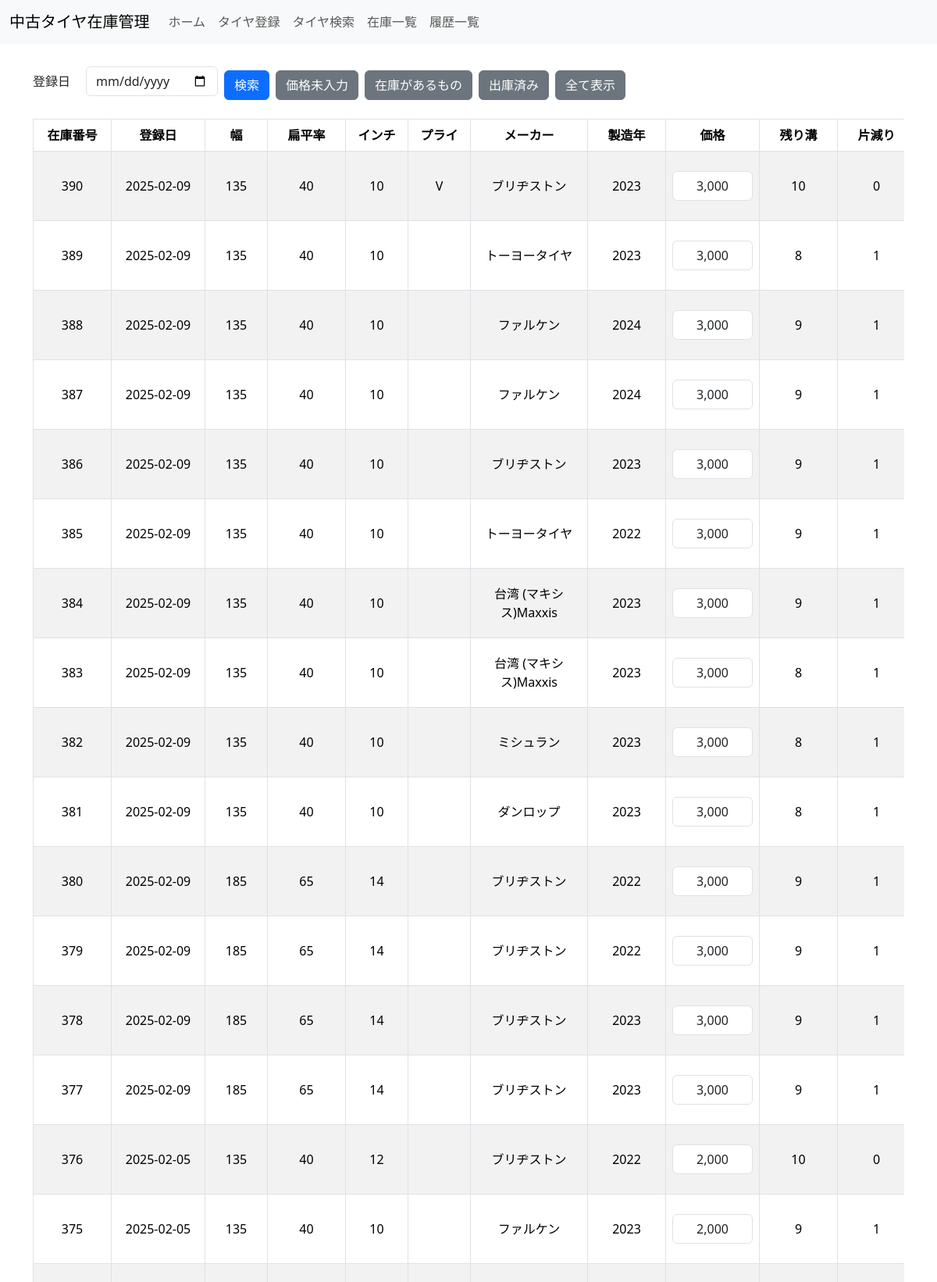
Page /inventory_list (upper part) on the committed database.
### models.py (models this page shows)
class InputPage(db.Model):
    __tablename__ = 'input_page'  # テーブル名を明示的に指定
    id = db.Column(db.Integer, primary_key=True)
    registration_date = db.Column(db.DateTime, nullable=False, default=lambda: datetime.now(JST).replace(microsecond=0))
    width = db.Column(db.Integer, db.ForeignKey('width.id'), nullable=False)
    aspect_ratio = db.Column(db.Integer, db.ForeignKey('aspect_ratio.id'), nullable=False)
    inch = db.Column(db.Integer, db.ForeignKey('inch.id'), nullable=False)
    other_details = db.Column(db.String)
    manufacturing_year = db.Column(db.Integer)
    manufacturer = db.Column(db.Integer, db.ForeignKey('manufacturer.id'), nullable=False)
    tread_depth = db.Column(db.Integer)
    uneven_wear = db.Column(db.Integer)
    ply_rating = db.Column(db.Integer, db.ForeignKey('ply_rating.id'), nullable=False)
    price = db.Column(db.Float, nullable=True)  # nullable=Trueに変更
    is_dispatched = db.Column(db.Boolean, default=False, nullable=False)
    width_ref = db.relationship('Width', backref='input_pages', lazy=True)
    aspect_ratio_ref = db.relationship('AspectRatio', backref='input_pages', lazy=True)
    inch_ref = db.relationship('Inch', backref='input_pages', lazy=True)
    manufacturer_ref = db.relationship('Manufacturer', backref='input_pages', lazy=True)
    ply_rating_ref = db.relationship('PlyRating', backref='input_pages', lazy=True)  # 新たに追加

class Width(db.Model):
    id = db.Column(db.Integer, primary_key=True)
    value = db.Column(db.Integer, nullable=False)

class AspectRatio(db.Model):
    id = db.Column(db.Integer, primary_key=True)
    value = db.Column(db.Integer, nullable=False)

class Inch(db.Model):
    id = db.Column(db.Integer, primary_key=True)
    value = db.Column(db.Integer, nullable=False)

class PlyRating(db.Model):
    __tablename__ = 'ply_rating'  # テーブル名を明示的に指定
    id = db.Column(db.Integer, primary_key=True)
    value = db.Column(db.String, nullable=False)
    is_custom = db.Column(db.Integer, nullable=False)
    added_date = db.Column(db.Date, nullable=False)

class Manufacturer(db.Model):
    id = db.Column(db.Integer, primary_key=True)
    name = db.Column(db.String, nullable=False)

### app.py (the view, shortened to what this page needs)
@app.route('/inventory_list', methods=['GET', 'POST'])
def inventory_list():
    form = SearchForm()
    edit_forms = {}
    query = InputPage.query.order_by(InputPage.id.desc())
    query = query.filter(InputPage.is_dispatched == False)
    tires = query.all()
    for tire in tires:
        if not isinstance(tire.registration_date, datetime):
            try:
                tire.registration_date = datetime.strptime(tire.registration_date, '%Y-%m-%d %H:%M:%S')
            except (ValueError, TypeError):
                print(f"🚨 `registration_date` の変換失敗: {tire.registration_date}")
    return render_template('inventory_list.html', form=form, tires=tires)

### forms.py
class SearchForm(FlaskForm):
    width = SelectField('幅', coerce=int, validators=[Optional()])
    aspect_ratio = SelectField('扁平率', coerce=int, validators=[Optional()])
    inch = SelectField('インチ', coerce=int, validators=[Optional()])
    ply_rating = SelectField('プライ', coerce=int, validators=[Optional()])  # ply_rating フィールド
    registration_date = DateField('登録日', format='%Y-%m-%d', validators=[Optional()])  # 日付フィールド追加
    submit = SubmitField('検索')
    def __init__(self, *args, **kwargs):
        super().__init__(*args, **kwargs)
        self.width.choices = [(0, f"{self.width.label.text}")] + [(w.id, w.value) for w in Width.query.all()]
        self.width.default = 0  # 初期値を指定
        self.aspect_ratio.choices = [(0, f"{self.aspect_ratio.label.text}")] + [(ar.id, ar.value) for ar in AspectRatio.query.all()]
        self.aspect_ratio.default = 0  # 初期値を指定
        self.inch.choices = [(0, f"{self.inch.label.text}")] + [(i.id, i.value) for i in Inch.query.all()]
        self.inch.default = 0  # 初期値を指定
        self.ply_rating.choices = [(0, f"{self.ply_rating.label.text}")] + [(p.id, p.value) for p in PlyRating.query.all()]
        self.ply_rating.default = 0  # 初期値を指定

### app.py (called while the page is built)
@app.context_processor
def inject_user():
    from flask_login import current_user
    return dict(user=current_user)

@app.template_filter('currency')
def format_currency(value):
    if value is None:
        return ""  # 値がない場合は空文字を返す
    try:
        return "{:,.0f}".format(value)
    except ValueError:
        return value  # フォーマットに失敗した場合は元の値を返す

### templates/inventory_list.html (shortened to what this page needs)
{% extends "base.html" %}
{% block content %}
<div class="container my-4">
    <form method="POST" class="mb-4">
        <div class="d-flex flex-wrap align-items-center gap-2">
            <div class="d-flex align-items-center nowrap">
                <label class="mr-2 mb-0">{{ form.registration_date.label }}</label>
                {{ form.registration_date(class="form-control", size=10) }}
            </div>
            <button type="submit" name="search" class="btn btn-primary">検索</button>
            <button type="submit" name="filter_unpriced" class="btn btn-secondary">価格未入力</button>
            <button type="submit" name="filter_in_stock" class="btn btn-secondary">在庫があるもの</button>
            <button type="submit" name="filter_dispatched" class="btn btn-secondary">出庫済み</button>
            <button type="submit" name="reset" class="btn btn-secondary">全て表示</button>
        </div>
    </form>
    <div class="table-responsive">
        <form method="POST">
            <table class="table table-bordered table-striped table-hover">
                <thead class="thead-light">
                    <tr>
                        <th style="min-width: 100px;">在庫番号</th>
                        <th style="min-width: 120px;">登録日</th>
                        <th style="min-width: 80px;">幅</th>
                        <th style="min-width: 100px;">扁平率</th>
                        <th style="min-width: 80px;">インチ</th>
                        <th style="min-width: 80px;">プライ</th>
                        <th style="min-width: 150px;">メーカー</th>
                        <th style="min-width: 100px;">製造年</th>
                        <th style="min-width: 120px;">価格</th>
                        <th style="min-width: 100px;">残り溝</th>
                        <th style="min-width: 100px;">片減り</th>
                    </tr>
                </thead>
                <tbody>
                    {% for tire in tires %}
                    <tr>
                        <td>{{ tire.id }}</td>
                        <td>{{ tire.registration_date.strftime('%Y-%m-%d') if tire.registration_date else 'N/A' }}</td>
                        <td>{{ tire.width_ref.value }}</td>
                        <td>{{ tire.aspect_ratio_ref.value }}</td>
                        <td>{{ tire.inch_ref.value }}</td>
                        <td>{{ tire.ply_rating_ref.value }}</td>
                        <td>{{ tire.manufacturer_ref.name }}</td>
                        <td>{{ tire.manufacturing_year }}</td>
                        <td>
                            <input type="text" name="price_{{ tire.id }}" value="{{ tire.price|int|currency }}" class="form-control" size="10">
                        </td>
                        <td>{{ tire.tread_depth }}</td>
                        <td>{{ tire.uneven_wear }}</td>
                    </tr>
                    {% endfor %}
                </tbody>
            </table>
        </form>
    </div>
</div>
{% endblock %}

### static/css/style.css (style rules this page uses)
* { box-sizing: border-box; }
input { min-width: 35px; }
body { background-color: #f8f9fa; }
form { background-color: #fff; }
.btn { padding: 10px 20px; margin-top: 10px; background-color: #007bff; color: #fff; border: none; cursor: pointer; border-radius: 5px; }
.d-flex.flex-wrap.gap-2 { gap: 10px; }
.d-flex.align-items-center label { margin-right: 5px; }
.nowrap label { white-space: nowrap; }
.d-flex.align-items-center label { margin-right: 10px; }
.table td, .table th { text-align: center; vertical-align: middle; }
.table input { text-align: center; }
.btn { font-size: 1rem; padding: 0.75rem 1.5rem; border: none; border-radius: 5px; transition: background-color 0.3s ease, transform 0.1s ease; }
.btn-primary { background-color: #007bff; color: #fff; }
.btn-secondary { background-color: #6c757d; color: #fff; }

### rows in the picture
InputPage: id "390", registration_date "2025-02-09", width_ref.value "135", aspect_ratio_ref.value "40", inch_ref.value "10", ply_rating_ref.value "V", manufacturer_ref.name "ブリヂストン", manufacturing_year "2023", price "3,000", tread_depth "10", uneven_wear "0"
InputPage: id "389", registration_date "2025-02-09", width_ref.value "135", aspect_ratio_ref.value "40", inch_ref.value "10", manufacturer_ref.name "トーヨータイヤ", manufacturing_year "2023", price "3,000", tread_depth "8", uneven_wear "1"
InputPage: id "388", registration_date "2025-02-09", width_ref.value "135", aspect_ratio_ref.value "40", inch_ref.value "10", manufacturer_ref.name "ファルケン", manufacturing_year "2024", price "3,000", tread_depth "9", uneven_wear "1"
InputPage: id "387", registration_date "2025-02-09", width_ref.value "135", aspect_ratio_ref.value "40", inch_ref.value "10", manufacturer_ref.name "ファルケン", manufacturing_year "2024", price "3,000", tread_depth "9", uneven_wear "1"
InputPage: id "386", registration_date "2025-02-09", width_ref.value "135", aspect_ratio_ref.value "40", inch_ref.value "10", manufacturer_ref.name "ブリヂストン", manufacturing_year "2023", price "3,000", tread_depth "9", uneven_wear "1"
InputPage: id "385", registration_date "2025-02-09", width_ref.value "135", aspect_ratio_ref.value "40", inch_ref.value "10", manufacturer_ref.name "トーヨータイヤ", manufacturing_year "2022", price "3,000", tread_depth "9", uneven_wear "1"
InputPage: id "384", registration_date "2025-02-09", width_ref.value "135", aspect_ratio_ref.value "40", inch_ref.value "10", manufacturer_ref.name "台湾 (マキシス)Maxxis", manufacturing_year "2023", price "3,000", tread_depth "9", uneven_wear "1"
InputPage: id "383", registration_date "2025-02-09", width_ref.value "135", aspect_ratio_ref.value "40", inch_ref.value "10", manufacturer_ref.name "台湾 (マキシス)Maxxis", manufacturing_year "2023", price "3,000", tread_depth "8", uneven_wear "1"
InputPage: id "382", registration_date "2025-02-09", width_ref.value "135", aspect_ratio_ref.value "40", inch_ref.value "10", manufacturer_ref.name "ミシュラン", manufacturing_year "2023", price "3,000", tread_depth "8", uneven_wear "1"
InputPage: id "381", registration_date "2025-02-09", width_ref.value "135", aspect_ratio_ref.value "40", inch_ref.value "10", manufacturer_ref.name "ダンロップ", manufacturing_year "2023", price "3,000", tread_depth "8", uneven_wear "1"
InputPage: id "380", registration_date "2025-02-09", width_ref.value "185", aspect_ratio_ref.value "65", inch_ref.value "14", manufacturer_ref.name "ブリヂストン", manufacturing_year "2022", price "3,000", tread_depth "9", uneven_wear "1"
InputPage: id "379", registration_date "2025-02-09", width_ref.value "185", aspect_ratio_ref.value "65", inch_ref.value "14", manufacturer_ref.name "ブリヂストン", manufacturing_year "2022", price "3,000", tread_depth "9", uneven_wear "1"
InputPage: id "378", registration_date "2025-02-09", width_ref.value "185", aspect_ratio_ref.value "65", inch_ref.value "14", manufacturer_ref.name "ブリヂストン", manufacturing_year "2023", price "3,000", tread_depth "9", uneven_wear "1"
InputPage: id "377", registration_date "2025-02-09", width_ref.value "185", aspect_ratio_ref.value "65", inch_ref.value "14", manufacturer_ref.name "ブリヂストン", manufacturing_year "2023", price "3,000", tread_depth "9", uneven_wear "1"
InputPage: id "376", registration_date "2025-02-05", width_ref.value "135", aspect_ratio_ref.value "40", inch_ref.value "12", manufacturer_ref.name "ブリヂストン", manufacturing_year "2022", price "2,000", tread_depth "10", uneven_wear "0"
InputPage: id "375", registration_date "2025-02-05", width_ref.value "135", aspect_ratio_ref.value "40", inch_ref.value "10", manufacturer_ref.name "ファルケン", manufacturing_year "2023", price "2,000", tread_depth "9", uneven_wear "1"
